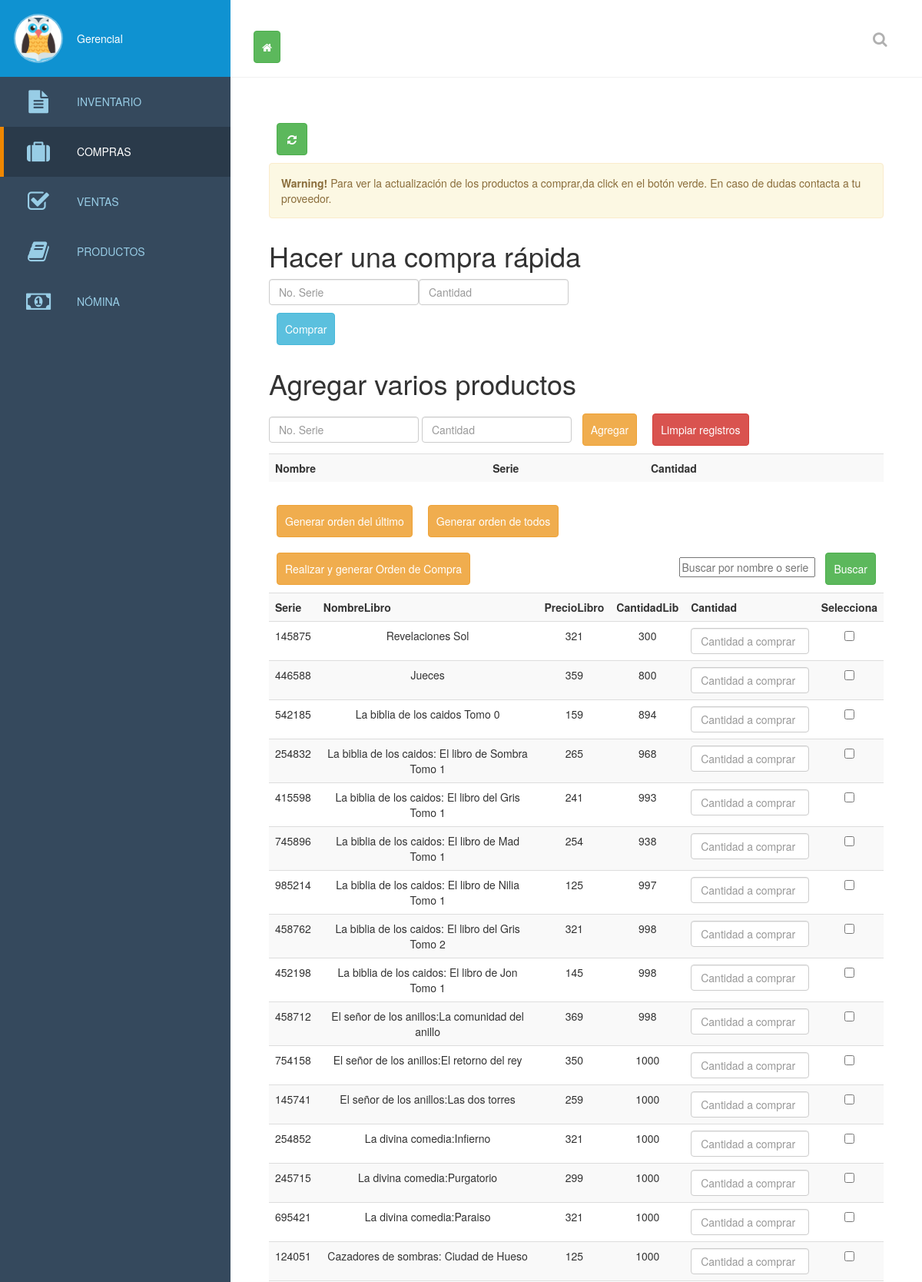
Screenshot of /compras.php (upper part) with the database file from the repository.
### tables this page shows
CREATE TABLE IF NOT EXISTS `proveedor` (
  `id_proveedor` int(4) NOT NULL,
  `Serie` int(6) NOT NULL,
  `NombreLibro` varchar(50) NOT NULL,
  `PrecioLibro` float(11,0) NOT NULL,
  `CantidadLib` int(11) NOT NULL
);

### compras.php (the view, shortened to what this page needs)
<!DOCTYPE html>
<html >
<head>
  <link rel='stylesheet prefetch' href='http://cdnjs.cloudflare.com/ajax/libs/font-awesome/4.1.0/css/font-awesome.min.css'>
  <link rel="stylesheet"; href="https://unpkg.com/ng-table@2.0.2/bundles/ng-table.min.css">
    <link rel="stylesheet" href="lib/bootstrap/css/bootstrap.min.css">
        <link rel="stylesheet" href="css/style.css">
    <link rel="stylesheet" href="css/sweetalert.css">
</head>
  <body>
<header id="main-header">
  <nav id="sidenav">
    <div id="sidenav-header">
      <div id="profile-picture">
      	<img src="img/owl.png"/>
      </div>
      <a href="#" id="profile-link"> Gerencial</a>
    </div>
    <div id="account-actions">
    <a href="index.php" ><button class="btn btn-success" title="Regresar al incio"><i class="fa fa-home"></i></button></a>
    </div>
       <ul id="main-nav">
      <li>
        <a href="inventario.php">
          <i class="fa fa-file-text"></i>
        Inventario
        </a>
      </li>
      <li  class="active">
        <a href="compras.php">
          <i class="fa fa-suitcase"></i>
          Compras
        </a>
      </li>
      <li>
        <a href="ventas.php">
          <i class="fa fa-check-square-o"></i>
        Ventas
        </a>
      </li>
      <li >
        <a href="productos.php">
          <i class="fa fa-book"></i>
          Productos
        </a>
      </li>
        <li>
        <a href="empleado.php">
          <i class="fa fa-money"></i>
          Nómina
        </a>
      </li>
    </ul>
  </nav>
  <form id="admin-search" method="post">
    <label for="search-field" id="search-label" title="Search"><i class="fa fa-search"></i></label>
  </form>
  <div id="header_logo">
  </div>
</header>
<section id="content">
  <header id="content-header">
      <table>
      <td>
 <tr>
      <button onClick="document.location.reload();" type="submit" class="btn btn-success" data-toggle="tooltip" data-placement="top" title="Click Actualizar Datos" HSPACE="10" VSPACE="10"><i class="fa fa-refresh fa-spin  fa-fw"></i>
<span class="sr-only">Loading...</span></button>
        </tr>
          </td>
      </table>
  <div class="alert alert-warning" role="alert">
  <strong>Warning!</strong> Para ver la actualización de los productos a comprar,da click en el botón verde. En caso de dudas contacta a tu proveedor.
</div>
  </header>
       <div>
        <h1>Hacer una compra rápida</h1>
       <form  action="comprar.php" METHOD="POST" name="form" class="form-inline">
       <table>
      <input type="text" class="form-control" placeholder="No. Serie"  name="id" required>
      <input type="text" class="form-control" placeholder="Cantidad"  name="cantidad" required>
             </table>
      <input type="submit" class="btn btn-info"  value="Comprar" >
    </form>
       <h1>Agregar varios productos</h1>
    <table>
        <tr>
        <td>
     <form  action="tablaComprar.php" METHOD="POST" name="form" class="form-inline">
      <input type="text" class="form-control" placeholder="No. Serie"  name="id" required>
      <input type="text" class="form-control" placeholder="Cantidad"  name="cantidad" required>
    <input type="submit" class="btn btn-warning"  value="Agregar" >
        </form>
            </td>
            <td>
  <form method="post" action="limpiartabla.php"><input type="submit" class="btn btn-danger"  value="Limpiar registros" >
         </form>
         </td>
            </tr>
        </table>
 <?php
ECHO "<table class='table table-striped'><th align='center'>Nombre</th><th align='center'>Serie</th><th align='center'>Cantidad</th>";
ECHO "</table>";
?>
           <table>
<tr>
    <td>
 <form action="comprar3.php" >
        <input type="submit" class="btn btn-warning"  value="Generar orden del último" >
</form>
        </td>
    <td>
    <form action="comprar4.php" >
        <input type="submit" class="btn btn-warning"  value="Generar orden de todos" >
</form></td>
               </tr>
     </table>
       </div>
  <div class="pull-right">
 <form method="POST" action="busquedaCompra.php" onSubmit="return validarForm(this)" >
     <input  type="text" placeholder="Buscar por nombre o serie" name="palabra">
     <input type="submit" value="Buscar" name="buscar" class="btn btn-success">
 </form>
    </div>
    <form action="contadorCompras.php" METHOD="POST">
      <button  action="comprar.php" class="btn btn-warning" data-toggle="tooltip" data-placement="top" title="Relizar orden de compra" HSPACE="10" VSPACE="10" onclick="test();">Realizar y generar Orden de Compra</button>
<?php
    $cont = 0;
$query=" SELECT * FROM proveedor";
$result=mysql_query($query)or die ("Problemas".mysql_error());
ECHO "<table class='table table-striped'><th align='center'>Serie</th><th align='center'>NombreLibro</th><th align='center'>PrecioLibro</th><th align='center'>CantidadLib</th><th align='center'>Cantidad</th><th align='center'>Selecciona</th>";
while (($fila = mysql_fetch_array($result, MYSQLI_ASSOC)) == TRUE){
	echo "<tr>";
        ECHO " <TD align='center'>".$fila["Serie"]."</TD>";
		ECHO " <TD align='center'>".$fila["NombreLibro"]."</TD>";
		ECHO " <TD align='center'>".$fila["PrecioLibro"]."</TD>";
        ECHO " <TD align='center'>".$fila["CantidadLib"]."</TD>";
         ECHO"<TD align='center'>".'<form action="contadorCompras.php" method="POST"><input type=text" class="form-control" placeholder="Cantidad a comprar" name="input_'.$cont.'" ></form>'."</TD>";
        ECHO"<TD align='center'> ".'<input type="checkbox" name="checkbox_'.$cont.'" value="'.$fila["Serie"].'">'."</TD>";
        $cont++;
  echo "</tr>";
}
ECHO "</table>";
?>
</section>
</body>
</html>

### css/style.css (style rules this page uses)
* { box-sizing:border-box; -webkit-transition:.4s ease-in-out; font-family:Helvetica Neue, Helvetica,Arial,Verdana,sans-serif; margin:0; }
html,body { height:100%; min-height:100%; }
body { background:#fff; }
#main-header { position:fixed; height:100px; top:0; left:300px; right:0; box-shadow:0 1px 0 #f1f1f1; background-color:rgba(255,255,255,.95); z-index:1; }
#header_logo { margin:20px auto; width:60px; height:60px; overflow:hidden; text-indent:-5000px; position:relative; z-index:0; opacity:1; }
#admin-search { position:absolute; height:99px; line-height:100px; right:20px; top:0; text-align:right; z-index:0; }
#search-label { display:block; position:absolute; text-align:center; line-height:40px; width:40px; height:40px; left:-40px; top:30px; color:#b0b0b0; font-size:20px; cursor:pointer; background:transparent; }
#sidenav { position:fixed; min-width:300px; height:100%; background-color:#35495d; left:0; top:0; z-index:1; }
#sidenav-header { height:100px; line-height:60px; width:100%; background-color:#0f92d1; padding:20px 20px 20px 100px; position:relative; }
#profile-picture { height:60px; width:60px; background-color:white; display:block; position:absolute; top:20px; left:20px; border-radius: 30px; overflow:hidden; box-shadow:0 0 0 2px rgba(255,255,255,.4); }
#profile-picture img { width:100%; height:100%; }
#profile-link { text-decoration:none; color:white; }
#account-actions { height:100px; width:180px; padding:30px 0 0 20px; position:absolute; left:100%; top:0; }
#account-actions a { display:block; position:relative; height:40px; line-height:40px; text-align:center; font-size:20px; color:#b0b0b0; width:40px; float:left; overflow:visible; }
#account-actions a:after { content:attr(data-title); display:block; width:100px; height:0px; text-align:center; position:absolute; left:-30px; font-size:12px; bottom:9px; opacity:0; -webkit-transition:.25s ease-in-out; }
#content { padding:150px 50px 50px 350px; }
#main-nav { list-style-type:none; padding:0; margin:0; position:absolute; width:100%; top:100px; bottom:0px; overflow:auto; }
#main-nav li { padding:0; margin:0; }
#main-nav li a { display:block; padding:0 20px 0 100px; text-decoration:none; color:#98cde6; position:relative; text-transform:uppercase; font-weight:200; line-height:65px; }
#main-nav li.active a { background:rgba(0,0,0,.2); color:white; box-shadow:inset 5px 0 0 #ef8700; }
#main-nav li a .fa { font-size:30px; position:absolute; width:60px; height:65px; line-height:65px; text-align:center; left:20px; }
#main-nav li.active a .fa { color:#98cde6; }
#content-header { width:calc(100% + 100px); height:193px; margin:-50px 0 0 -50px; background:white; padding:50px; }

### compras.php (style rules this page uses)
.btn { padding: 10px; margin: 10px; }

### rows the page displays
proveedor: Serie "145875", NombreLibro "Revelaciones Sol", PrecioLibro "321", CantidadLib "300"
proveedor: Serie "446588", NombreLibro "Jueces", PrecioLibro "359", CantidadLib "800"
proveedor: Serie "542185", NombreLibro "La biblia de los caidos Tomo 0", PrecioLibro "159", CantidadLib "894"
proveedor: Serie "254832", NombreLibro "La biblia de los caidos: El libro de Sombra Tomo 1", PrecioLibro "265", CantidadLib "968"
proveedor: Serie "415598", NombreLibro "La biblia de los caidos: El libro del Gris Tomo 1", PrecioLibro "241", CantidadLib "993"
proveedor: Serie "745896", NombreLibro "La biblia de los caidos: El libro de Mad Tomo 1", PrecioLibro "254", CantidadLib "938"
proveedor: Serie "985214", NombreLibro "La biblia de los caidos: El libro de Nilia Tomo 1", PrecioLibro "125", CantidadLib "997"
proveedor: Serie "458762", NombreLibro "La biblia de los caidos: El libro del Gris Tomo 2", PrecioLibro "321", CantidadLib "998"
proveedor: Serie "452198", NombreLibro "La biblia de los caidos: El libro de Jon Tomo 1", PrecioLibro "145", CantidadLib "998"
proveedor: Serie "458712", NombreLibro "El señor de los anillos:La comunidad del anillo", PrecioLibro "369", CantidadLib "998"
proveedor: Serie "754158", NombreLibro "El señor de los anillos:El retorno del rey", PrecioLibro "350", CantidadLib "1000"
proveedor: Serie "145741", NombreLibro "El señor de los anillos:Las dos torres", PrecioLibro "259", CantidadLib "1000"
proveedor: Serie "254852", NombreLibro "La divina comedia:Infierno", PrecioLibro "321", CantidadLib "1000"
proveedor: Serie "245715", NombreLibro "La divina comedia:Purgatorio", PrecioLibro "299", CantidadLib "1000"
proveedor: Serie "695421", NombreLibro "La divina comedia:Paraiso", PrecioLibro "321", CantidadLib "1000"
proveedor: Serie "124051", NombreLibro "Cazadores de sombras: Ciudad de Hueso", PrecioLibro "125", CantidadLib "1000"
